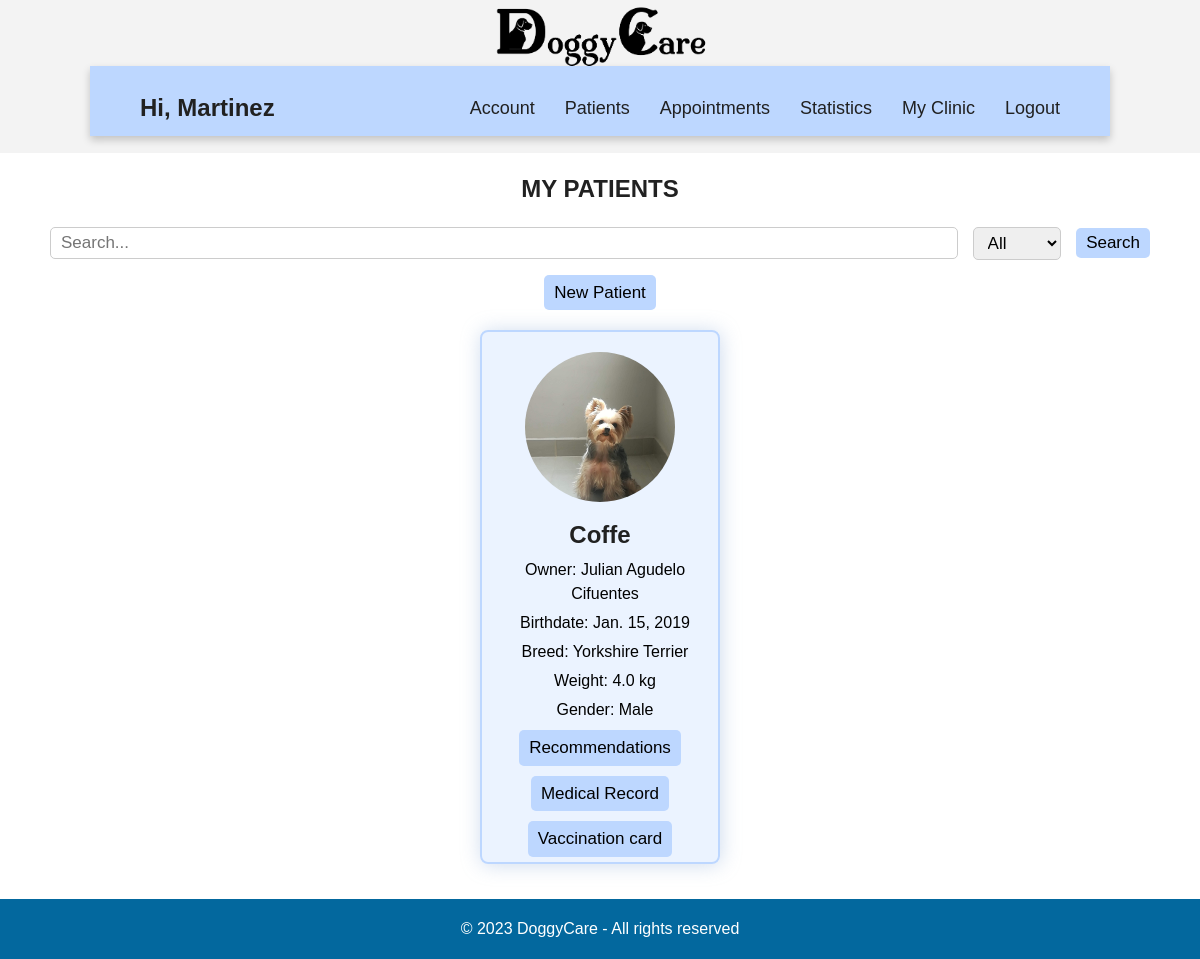
The app's page /vet/patients/ (signed in), older data.
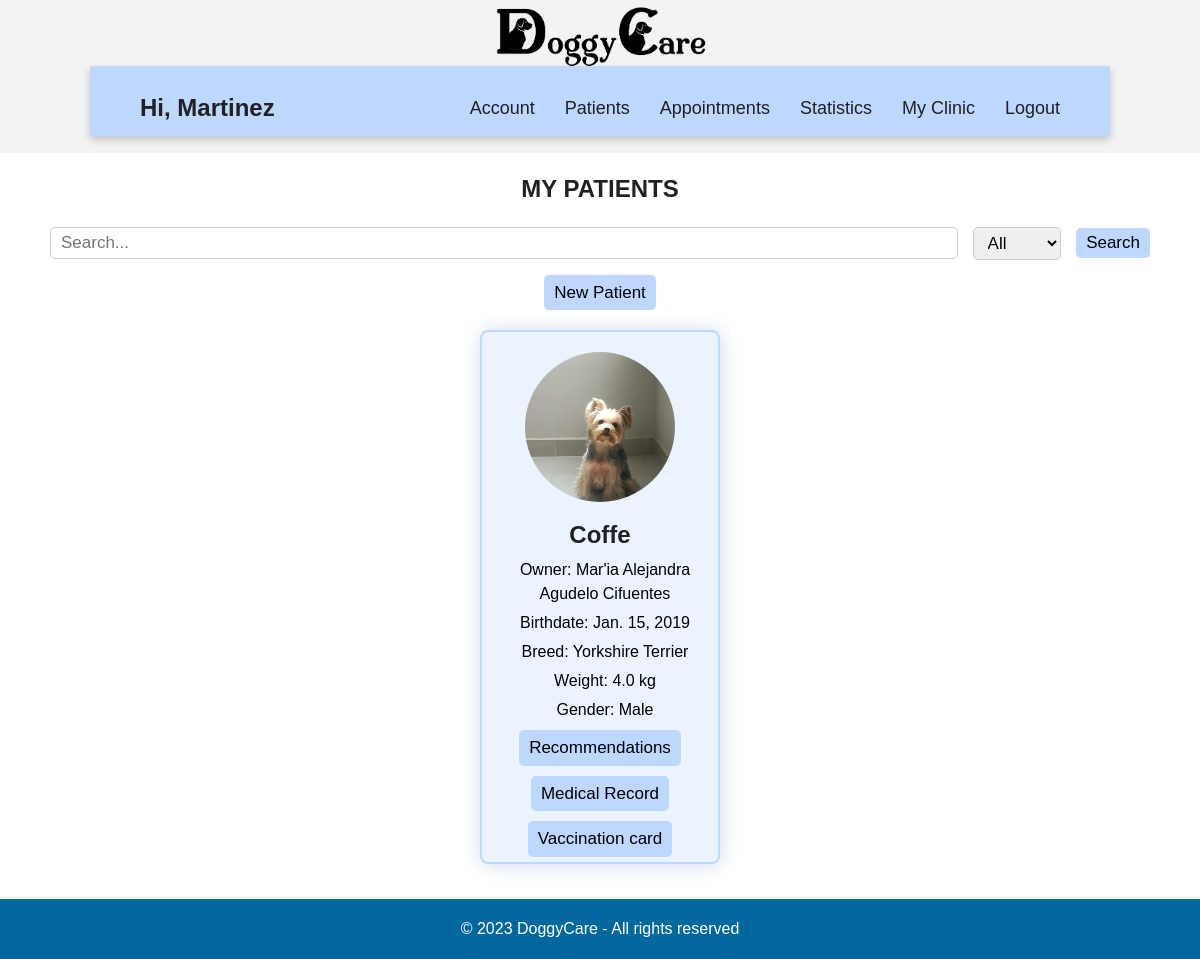
The same page, newer data.
### vet/models.py (models this page shows, shortened)
class Dog(models.Model):
    GENDER_CHOICES = (
    ('Male', 'Male'),
    ('Female', 'Female'),
    )
    image= models.ImageField(upload_to='images/')
    id= models.AutoField(primary_key= True)
    owner= models.ForeignKey(Owner, on_delete=models.CASCADE)
    name= models.CharField(blank= False, max_length=20)
    breed= models.ForeignKey(breed, on_delete=models.CASCADE)
    birthdate= models.DateField(blank= False, validators=[validate_minor])
    weight= models.FloatField(blank= False)
    gender= models.CharField(blank= False, max_length=10, choices=GENDER_CHOICES)
    vaccination_card = models.ForeignKey(vaccination_card, on_delete=models.CASCADE,null=True,blank = True)
    vet= models.ForeignKey(Vet, on_delete=models.CASCADE)

class breed(models.Model):
    name= models.CharField(blank= False, max_length=40)
    def __str__(self):
        return self.name

### accounts/models.py (models this page shows, shortened)
class Owner(models.Model):
    user = models.OneToOneField(User, on_delete=models.CASCADE, primary_key=True, related_name='owner')
    identification = models.CharField(max_length=10, validators=[validate_numeric])
    name = models.CharField(max_length=50)
    birthdate = models.DateField(validators=[validate_age])
    telephone = models.CharField(max_length=50, validators=[validate_numeric])
    address = models.CharField(max_length=50)

### vet/views.py (the view, shortened to what this page needs)
# urls.py: path('patients/', views.patients, name='patients'),
@login_required
@vet_required
def patients(request):
    search_term = request.GET.get('searchTerm')
    filter_by = request.GET.get('filter')
    dogs = Dog.objects.filter(vet=request.user.vet)
    return render(request, 'patients.html', {'dogs': dogs})

### vet/templates/patients.html (shortened to what this page needs)
<!DOCTYPE html>
{% extends 'base.html' %}
{% load static %}
    {% block additional_styles %}
    <link rel="stylesheet" href="{% static 'css/vet/patients.css' %}">
    {% endblock additional_styles %}
        {% block content %}
        <div class= "title">
            <h2>MY PATIENTS</h2>
        </div>
        <form action="" class="search-bar">
            <input type="text" class="form-control" name="searchTerm" placeholder="Search...">
            <div class="search-filter">
                <select class="form-control" name="filter">
                    <option value="all">All</option>
                </select>
            </div>
            <button type="submit" class="btn btn-primary">Search</button>
        </form>
        <div class="new-patient">
            <a href="{% url 'dog_register' %}" class="btn">New Patient</a>
        </div>
        <div class="dog-list">
            {% for dog in dogs %}
            <div class="dog-card">
                <a href="{% url 'dog_profile' dog.id %}">
                    <img src="{{ dog.image.url }}" alt="Image">
                </a>
                <div class="card-content p-3 mx-2">
                    <h2>{{ dog.name }}</h2>
                    <p>Owner: {{ dog.owner.name }} </p>
                    <p>Birthdate: {{ dog.birthdate }} </p>
                    <p>Breed: {{ dog.breed }} </p>
                    <p>Weight: {{ dog.weight }} kg</p>
                    <p>Gender: {{ dog.gender }} </p>
                    <div class="card-button">
                        <a href="{% url 'recomendations' dog_id=dog.id %}" class="btn">Recommendations</a>
                        <a href="{% url 'medical_record' dog_id=dog.id %}" class="btn">Medical Record</a>
                        <a href="{% url 'vaccination_card' dog_id=dog.id  %}" class="btn">Vaccination card</a>
                    </div>
                </div>
            </div>
            {% endfor %}
        </div>
        {% endblock content %}

Row changes from the older to the newer data that the page shows:
changed Dog "Coffe": owner.name "Julian Agudelo Cifuentes" → "Mar'ia Alejandra Agudelo Cifuentes"
